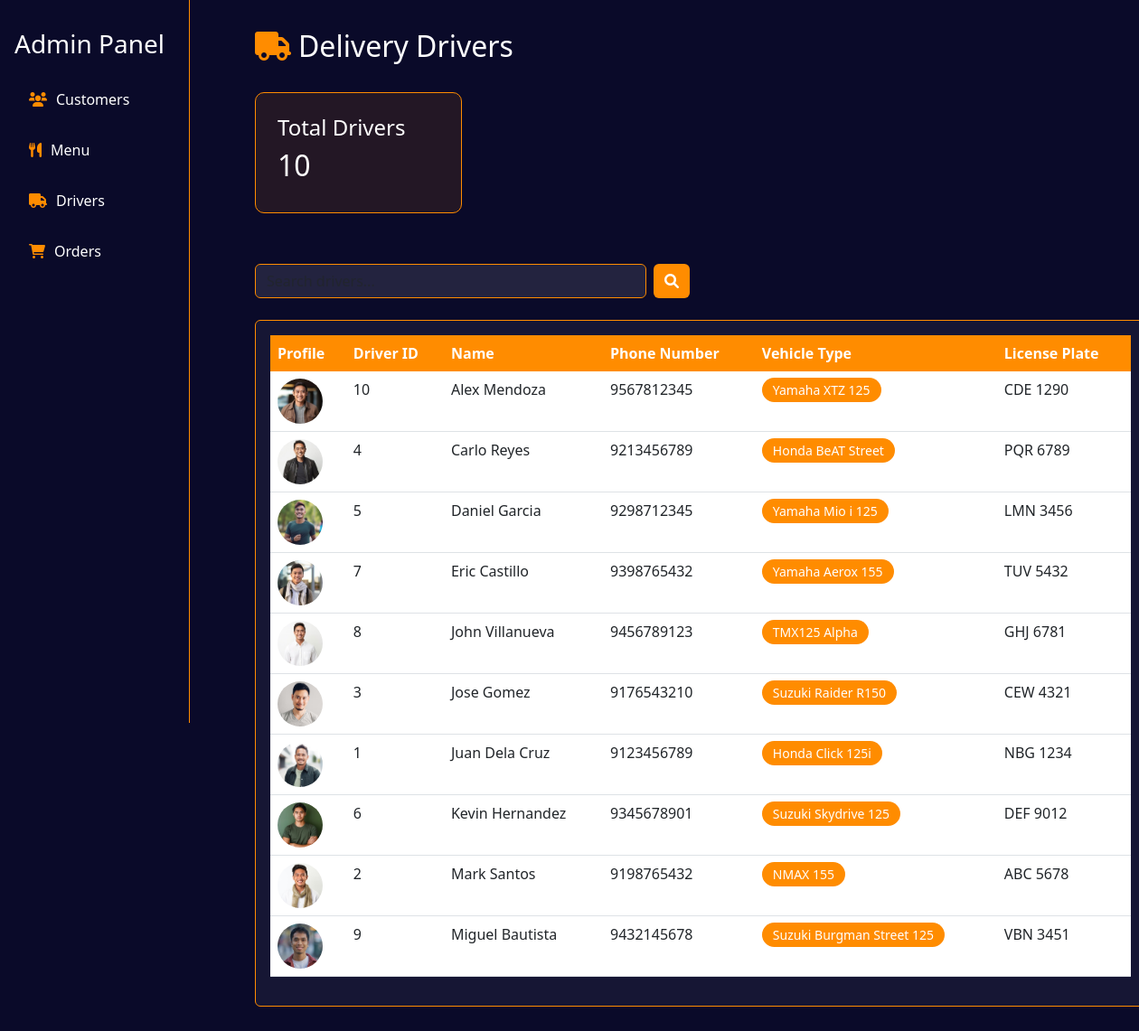
The app's page /admin_drivers with its own data.
### myApp/models.py (models this page shows, shortened)
class Delivery_Driver(models.Model):
    driver_id = models.BigAutoField(primary_key=True)
    driver_fname = models.CharField(max_length= 100)
    driver_lname = models.CharField(max_length= 100)
    driver_phone_number = models.IntegerField()
    vehicle_type = models.CharField(max_length= 100)
    license_plate = models.CharField(max_length= 20)
    driver_image = models.ImageField(upload_to='menu_images/', null=True, blank=True)

### myApp/views.py (the view, shortened to what this page needs)
# urls.py: path("admin_drivers", views.admin_drivers, name="admin_drivers"),
def admin_drivers(request):
    drivers = Delivery_Driver.objects.all().order_by('driver_fname', 'driver_lname')
    search_query = request.GET.get('search', '')
    return render(request, "myApp/AdminDrivers.html", {
        'drivers': drivers,
        'search_query': search_query
    })

### myApp/templates/myApp/AdminDrivers.html (shortened to what this page needs)
{% load static %}
<!DOCTYPE html>
<html lang="en">
<head>
    <link href="https://cdn.jsdelivr.net/npm/bootstrap@5.3.0/dist/css/bootstrap.min.css" rel="stylesheet">
    <link rel="stylesheet" href="https://cdnjs.cloudflare.com/ajax/libs/font-awesome/6.0.0/css/all.min.css">
</head>
<body>
    <div class="container-fluid">
        <div class="row">
            <div class="col-md-2 sidebar">
                <h3 class="text-white mb-4">Admin Panel</h3>
                <nav class="nav flex-column">
                    <a class="nav-link" href="admin_page"><i class="fas fa-users"></i>Customers</a>
                    <a class="nav-link" href="admin_menu"><i class="fas fa-utensils"></i>Menu</a>
                    <a class="nav-link active" href="admin_drivers"><i class="fas fa-truck"></i>Drivers</a>
                    <a class="nav-link" href="admin_orders"><i class="fas fa-shopping-cart"></i>Orders</a>
                </nav>
            </div>
            <div class="col-md-10 main-content">
                <div class="row mb-4">
                    <div class="col-md-12">
                        <h2><i class="fas fa-truck me-2" style="color: var(--orange);"></i>Delivery Drivers</h2>
                    </div>
                </div>
                <div class="row mb-4">
                    <div class="col-md-3">
                        <div class="stats-card">
                            <h4>Total Drivers</h4>
                            <h2>{{ drivers.count }}</h2>
                        </div>
                    </div>
                </div>
                <div class="row mb-4">
                    <div class="col-md-6">
                        <form method="GET" class="d-flex">
                            <input type="text" class="form-control search-bar me-2" name="search" placeholder="Search drivers..." value="{{ search_query }}">
                            <button type="submit" class="btn btn-orange"><i class="fas fa-search"></i></button>
                        </form>
                    </div>
                </div>
                <div class="card">
                    <div class="card-body">
                        <div class="table-responsive">
                            <table class="table">
                                <thead>
                                    <tr>
                                        <th>Profile</th>
                                        <th>Driver ID</th>
                                        <th>Name</th>
                                        <th>Phone Number</th>
                                        <th>Vehicle Type</th>
                                        <th>License Plate</th>
                                    </tr>
                                </thead>
                                <tbody>
                                    {% if drivers %}
                                        {% for driver in drivers %}
                                        <tr>
                                            <td>
                                                {% if driver.driver_image %}
                                                    <img src="{{ driver.driver_image.url }}" alt="Driver" class="driver-img">
                                                {% else %}
                                                    <img src="{% static 'img/default-profile.png' %}" alt="Default Driver" class="driver-img">
                                                {% endif %}
                                            </td>
                                            <td>{{ driver.driver_id }}</td>
                                            <td>{{ driver.driver_fname }} {{ driver.driver_lname }}</td>
                                            <td>{{ driver.driver_phone_number }}</td>
                                            <td><span class="vehicle-badge">{{ driver.vehicle_type }}</span></td>
                                            <td>{{ driver.license_plate }}</td>
                                        </tr>
                                        {% endfor %}
                                    {% endif %}
                                </tbody>
                            </table>
                        </div>
                    </div>
                </div>
            </div>
        </div>
    </div>
</body>
</html>

### myApp/templates/myApp/AdminDrivers.html (style rules this page uses)
:root { --orange: #ff8c00; --dark-blue: #0A0A29; --white: #ffffff; }
body { background-color: var(--dark-blue); color: var(--white); font-family: 'Segoe UI', Tahoma, Geneva, Verdana, sans-serif; }
.sidebar { background-color: var(--dark-blue); border-right: 1px solid var(--orange); height: 100vh; position: fixed; padding: 2rem 1rem; }
.main-content { margin-left: 250px; padding: 2rem; }
.card { background-color: rgba(255, 255, 255, 0.05); border: 1px solid var(--orange); margin-bottom: 1rem; transition: transform 0.2s; }
.stats-card { background-color: rgba(255, 140, 0, 0.1); border: 1px solid var(--orange); padding: 1.5rem; border-radius: 10px; margin-bottom: 2rem; }
.table { color: var(--white); }
.table thead th { background-color: var(--orange); color: var(--white); border: none; }
.table tbody tr { background-color: rgba(255, 255, 255, 0.05); }
.nav-link { color: var(--white); margin-bottom: 1rem; transition: color 0.3s; }
.nav-link i { margin-right: 10px; color: var(--orange); }
.search-bar { background-color: rgba(255, 255, 255, 0.1); border: 1px solid var(--orange); color: var(--white); }
.btn-orange { background-color: var(--orange); color: var(--white); border: none; }
.driver-img { width: 50px; height: 50px; border-radius: 50%; object-fit: cover; }
.vehicle-badge { background-color: var(--orange); color: var(--white); padding: 0.25rem 0.75rem; border-radius: 20px; font-size: 0.875rem; }

### records on screen
Delivery_Driver: driver_image (picture), driver_id "10", driver_fname "Alex", driver_lname "Mendoza", driver_phone_number "9567812345", vehicle_type "Yamaha XTZ 125", license_plate "CDE 1290"
Delivery_Driver: driver_image (picture), driver_id "4", driver_fname "Carlo", driver_lname "Reyes", driver_phone_number "9213456789", vehicle_type "Honda BeAT Street", license_plate "PQR 6789"
Delivery_Driver: driver_image (picture), driver_id "5", driver_fname "Daniel", driver_lname "Garcia", driver_phone_number "9298712345", vehicle_type "Yamaha Mio i 125", license_plate "LMN 3456"
Delivery_Driver: driver_image (picture), driver_id "7", driver_fname "Eric", driver_lname "Castillo", driver_phone_number "9398765432", vehicle_type "Yamaha Aerox 155", license_plate "TUV 5432"
Delivery_Driver: driver_image (picture), driver_id "8", driver_fname "John", driver_lname "Villanueva", driver_phone_number "9456789123", vehicle_type "TMX125 Alpha", license_plate "GHJ 6781"
Delivery_Driver: driver_image (picture), driver_id "3", driver_fname "Jose", driver_lname "Gomez", driver_phone_number "9176543210", vehicle_type "Suzuki Raider R150", license_plate "CEW 4321"
Delivery_Driver: driver_image (picture), driver_id "1", driver_fname "Juan", driver_lname "Dela Cruz", driver_phone_number "9123456789", vehicle_type "Honda Click 125i", license_plate "NBG 1234"
Delivery_Driver: driver_image (picture), driver_id "6", driver_fname "Kevin", driver_lname "Hernandez", driver_phone_number "9345678901", vehicle_type "Suzuki Skydrive 125", license_plate "DEF 9012"
Delivery_Driver: driver_image (picture), driver_id "2", driver_fname "Mark", driver_lname "Santos", driver_phone_number "9198765432", vehicle_type "NMAX 155", license_plate "ABC 5678"
Delivery_Driver: driver_image (picture), driver_id "9", driver_fname "Miguel", driver_lname "Bautista", driver_phone_number "9432145678", vehicle_type "Suzuki Burgman Street 125", license_plate "VBN 3451"

### other values on screen
{{ drivers.count }} "10"
